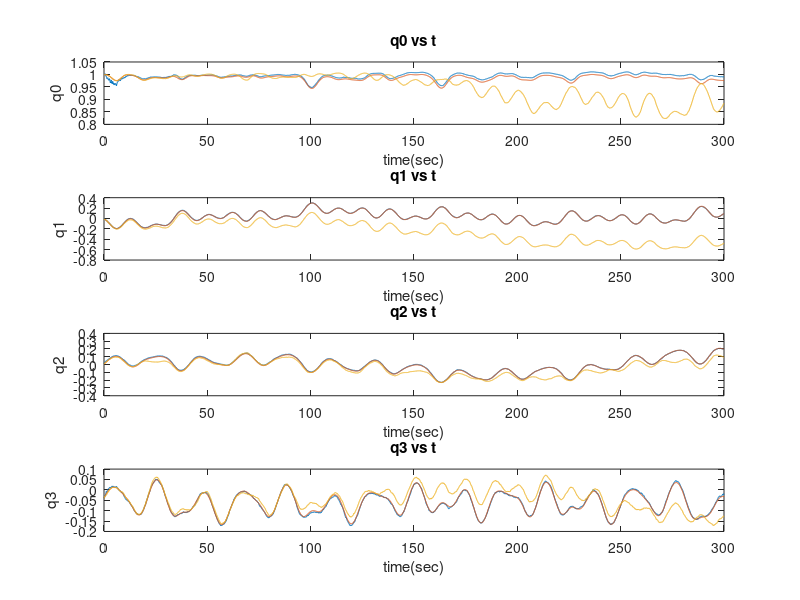
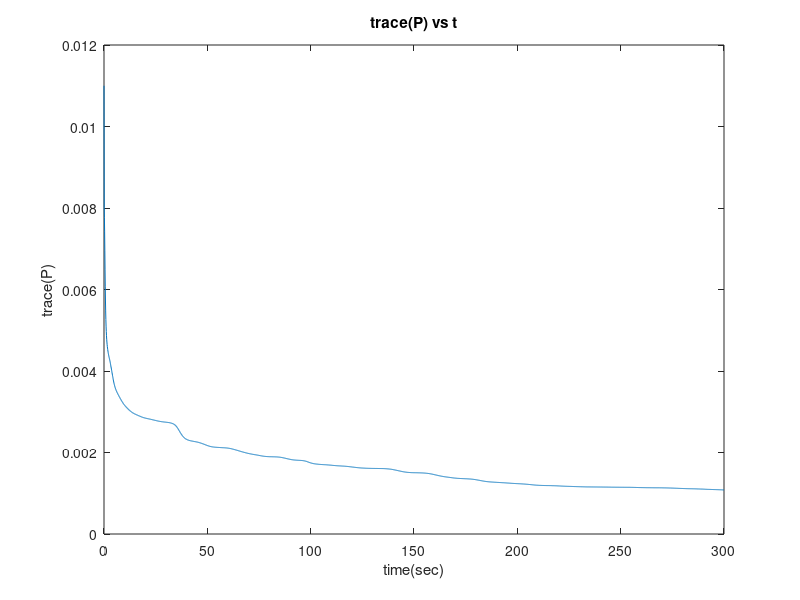
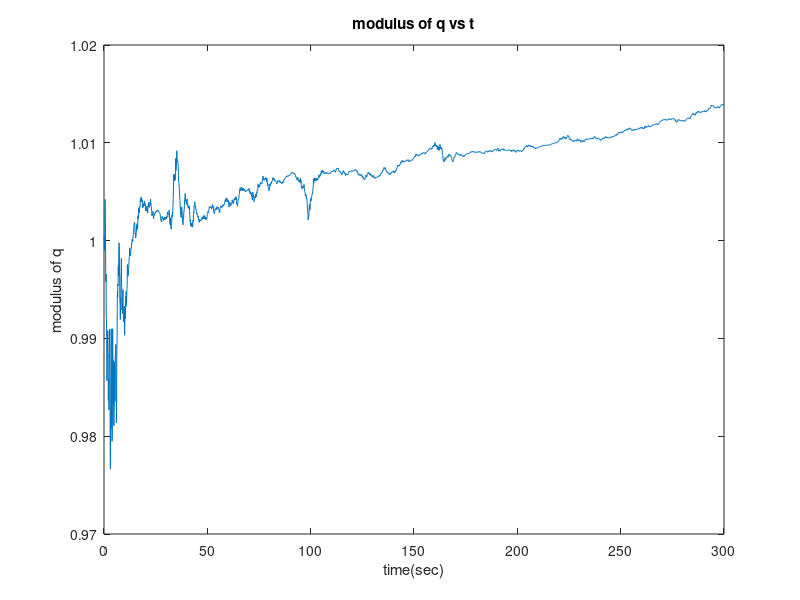
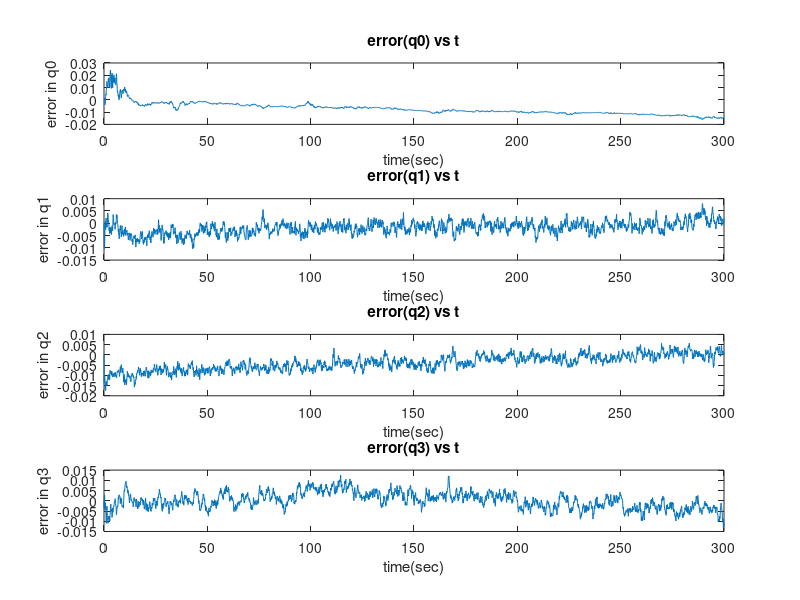

The MATLAB source for these figures, in order:
clear;
clc;

load ae5335_asg1_prob2_synthetic_data.mat

n_pts = numel(timestamps);
g = 9.81;

compass_cov = std_dev_compass^2;
accel_cov = (std_dev_accel^2)*eye(3);
R_cov = [compass_cov zeros(1,3); zeros(3,1) accel_cov];                     %Defining measurement error covariance 
Q_cov = (std_dev_rategyro^2)*eye(3);                                        %Defining process error covariance
P_cov = eye(11)*0.001;                                                      %Initilizing estimation error covariance

%Initlizing states
std_dev_noise = 0.01;
initial_measurements = quaternions_true(:,1) + std_dev_noise^2*randn(4,1);
x_hat = [initial_measurements; 0.001*randn(7, 1)];
x_int = x_hat(1:4);


%Initilizing Data matrix for plots
x_hat_plot = [];
x_int_plot = [];
P_trace_plot = [];
mod_q_plot = [];

%Saving First data set
x_hat_plot(:,1) = x_hat;
x_int_plot(:,1) = x_int;
P_trace_plot(:,1) = trace(P_cov);
mod_q_plot(:,1) = sqrt(x_hat(1)^2+x_hat(2)^2+x_hat(3)^2+x_hat(4)^2);

for k = 2 : n_pts

    dt = timestamps(k) - timestamps(k-1);

    e0 = x_hat(1);
    e1 = x_hat(2);
    e2 = x_hat(3);
    e3 = x_hat(4);
    
    % Rate Gyro readings
    u_k1 = z_rategyro_rb(:,k-1);

    H0 = 0.5 *  [-e1 -e2 -e3;
                  e0 -e3  e2;
                  e3  e0 -e1;
                 -e2  e1  e0];
    
    %Pridicting Estimates
    u_k1_biased = u_k1 - x_hat(8:10);
    x_hat_dot = [H0*u_k1_biased; zeros(7,1)];
    x_hat_minus = x_hat + x_hat_dot * dt;

    %Linearization
    p = u_k1_biased(1);
    q = u_k1_biased(2);
    r = u_k1_biased(3);
    F0 = 0.5 * [0 -p -q -r;
                p  0  r -q;
                q  -r  0  p;
                r  q -p  0];
    F_k1 = eye(11) + [F0 zeros(4,3) -H0 zeros(4,1); zeros(7,11)]*dt;
    G2_k1 = -[H0;zeros(7,3)]*dt;

    P_minus = F_k1*P_cov*F_k1' + G2_k1*Q_cov*G2_k1';

    %Linearization of Measurement Model
    Y = 2*(e0*e3 + e1*e2);
    X = e0^2 + e1^2 - e2^2 - e3^2;
    si_dot_e0 = (2*e3*X - 2*e0*Y) / (X^2+Y^2);
    si_dot_e1 = (2*e2*X - 2*e1*Y) / (X^2+Y^2);
    si_dot_e2 = (2*e1*X + 2*e2*Y) / (X^2+Y^2);
    si_dot_e3 = (2*e0*X + 2*e3*Y) / (X^2+Y^2);

    C0 = [si_dot_e0  si_dot_e1  si_dot_e2  si_dot_e3;
            2*g*e2    -2*g*e3     2*g*e0    -2*g*e1;
           -2*g*e1    -2*g*e0    -2*g*e3    -2*g*e2;
           -0*g*e0     4*g*e1     4*g*e2    -0*g*e3];
    temp_mat = [zeros(1,6) 1; eye(3) zeros(3,4)];
    C_k1 = [C0 temp_mat];

    %Calculating Kalman Gain
    L_k = P_minus*C_k1'/(C_k1*P_minus*C_k1' + R_cov);
    
    %Aquiring Compass and Acclelrometer readings
    z_k = [z_compass_mb(:,k);z_accelerometer_ab(:,k)];

    e0 = x_hat_minus(1);
    e1 = x_hat_minus(2);
    e2 = x_hat_minus(3);
    e3 = x_hat_minus(4);
    Y = 2*(e0*e3 + e1*e2);
    X = e0^2 + e1^2 - e2^2 - e3^2;
    si = atan2(Y,X);
    h_x_hat_minus = [si; -2*g*(-e0*e2 + e1*e3); -2*g*(e0*e1 + e2*e3); -g*(1 -2*(e1^2 + e2^2))] + [x_hat(11);x_hat(5:7)];

    %Updating Estimates
    x_hat = x_hat_minus + L_k*(z_k - h_x_hat_minus);
    P_cov = (eye(11) - L_k*C_k1)*P_minus;

   
    %Calculating only pridictons
    p = u_k1(1);
    q = u_k1(2);
    r = u_k1(3);
    F0 = 0.5 * [0 -p -q -r;
                p  0  r -q;
                q  r  0  p;
                r  q -p  0];
    x_int_dot = F0*x_int;
    x_int = x_int + x_int_dot * dt;

    x_hat_plot(:,k) = x_hat;
    x_int_plot(:,k) = x_int;
    P_trace_plot(:,k) = trace(P_cov);
    mod_q_plot(:,k) = sqrt(x_hat(1)^2+x_hat(2)^2+x_hat(3)^2+x_hat(4)^2);

end

figure;
% plot 1
subplot(4,1,1)
plot(timestamps,x_hat_plot(1,:))
title('q0 vs t')
xlabel 'time(sec)';
ylabel 'q0';
hold on;
plot(timestamps,quaternions_true(1,:));
plot (timestamps,x_int_plot(1,:))

% plot 2
subplot(4,1,2)
plot(timestamps,x_hat_plot(2,:))
title('q1 vs t')
xlabel 'time(sec)';
ylabel 'q1';
hold on;
plot(timestamps,quaternions_true(2,:));
plot (timestamps,x_int_plot(2,:))

% plot 3
subplot(4,1,3)
plot(timestamps,x_hat_plot(3,:))
title('q2 vs t')
xlabel 'time(sec)';
ylabel 'q2';
hold on;
plot(timestamps,quaternions_true(3,:));
plot (timestamps,x_int_plot(3,:))

%plot4
subplot(4,1,4)
plot(timestamps,x_hat_plot(4,:))
title('q3 vs t')
xlabel 'time(sec)';
ylabel 'q3';
hold on;
plot(timestamps,quaternions_true(4,:));
plot (timestamps,x_int_plot(4,:))

figure;
plot(timestamps,P_trace_plot)
title('trace(P) vs t')
xlabel 'time(sec)';
ylabel 'trace(P)';

figure;
plot(timestamps,mod_q_plot)
title('modulus of q vs t')
xlabel 'time(sec)';
ylabel 'modulus of q';

figure;
% plot 1
subplot(4,1,1)
plot(timestamps,(quaternions_true(1,:)-x_hat_plot(1,:)))
title('error(q0) vs t')
xlabel 'time(sec)';
ylabel 'error in q0';

% plot 2
subplot(4,1,2)
plot(timestamps,(quaternions_true(2,:)-x_hat_plot(2,:)))
title('error(q1) vs t')
xlabel 'time(sec)';
ylabel 'error in q1';

% plot 3
subplot(4,1,3)
plot(timestamps,(quaternions_true(3,:)-x_hat_plot(3,:)))
title('error(q2) vs t')
xlabel 'time(sec)';
ylabel 'error in q2';

% plot 4
subplot(4,1,4)
plot(timestamps,(quaternions_true(4,:)-x_hat_plot(4,:)))
title('error(q3) vs t')
xlabel 'time(sec)';
ylabel 'error in q3';


figure;
% plot 1
subplot(4,2,1)
plot(timestamps,(bias_rategyro(1)-x_hat_plot(8,:)))
title('Bias error br1 vs t')
xlabel 'time(sec)';
ylabel 'error br1';

% plot 2
subplot(4,2,3)
plot(timestamps,(bias_rategyro(2)-x_hat_plot(9,:)))
title('Bias error br2 vs t')
xlabel 'time(sec)';
ylabel 'error br2';

% plot 3
subplot(4,2,5)
plot(timestamps,(bias_rategyro(3)-x_hat_plot(10,:)))
title('Bias error br3 vs t')
xlabel 'time(sec)';
ylabel 'error br3';

% plot 4
subplot(4,2,2)
plot(timestamps,(bias_accel(1)-x_hat_plot(5,:)))
title('Bias error ba1 vs t')
xlabel 'time(sec)';
ylabel 'error ba1';

% plot 5
subplot(4,2,4)
plot(timestamps,(bias_accel(2)-x_hat_plot(6,:)))
title('Bias error ba2 vs t')
xlabel 'time(sec)';
ylabel 'error ba2';

% plot 6
subplot(4,2,6)
plot(timestamps,(bias_accel(3)-x_hat_plot(7,:)))
title('Bias error ba3 vs t')
xlabel 'time(sec)';
ylabel 'error ba3';

% plot 7
subplot(4,2,7.5)
plot(timestamps,(bias_compass-x_hat_plot(11,:)))
title('Bias error bm vs t')
xlabel 'time(sec)';
ylabel 'error bm';


